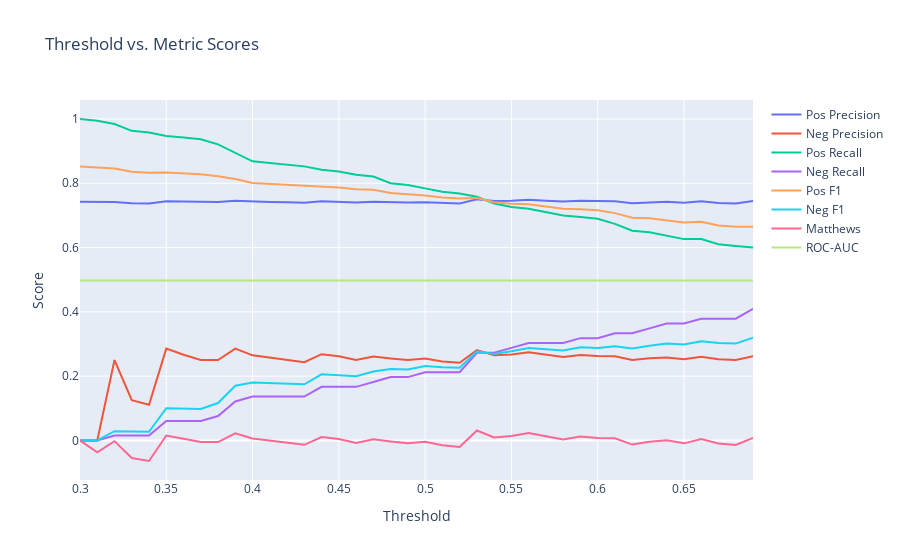

Write notebook code for a chart like this one.
### Code cell
ytruem = pd.read_csv('data/annotationData/MaleAnnotationsetFilled.csv', sep=';')
ytruef = pd.read_csv('data/annotationData/FemaleAnnotationsetFilled.csv', sep=';')


precisions = []
recalls = []
f1_scores = []
tprs = []
fprs = []
mccs = []
rocs = []

thresholds = list(np.arange(0.3,0.7,0.01))
# thresholds = [0.5]
gender = 'total'

if gender == 'female':
    ytrue = ytruef
if gender == 'male':
    ytrue = ytruem
if gender == 'total':
    ytrue = pd.concat([ytruef,ytruem]).reset_index()

for threshold in thresholds:
    ypred = getPred(pd.read_json(f'data/annotationData/{gender}data.json'), threshold)
    dataset = []
    for x in range(len(ytrue)):
        for i in range(1,30,3):
            try:
                obj = ast.literal_eval(ytrue[str(i)][x])
                symp =list(obj.keys())[0]
                true = ytrue[str(i+1)][x]
                pred = ypred[i+1][x]
                prob = ypred[i+2][x]
                data = {'post':x,'symptom': symp, 'true':int(true), 'pred':int(pred), 'prob':float(prob)}
                dataset.append(data)
            except:
                continue
    df = pd.DataFrame(dataset)
    true = df['true']
    pred = df['pred']
    prob = df['prob']
    tn, fp, fn, tp = confusion_matrix(true, pred).ravel()
    precisions.append(precision_score(true, pred))
    recalls.append(recall_score(true, pred))
    f1_scores.append(f1_score(true, pred))
    mccs.append(matthews_corrcoef(true, pred))
    rocs.append(roc_auc_score(true,prob))
    # symptompredictions for further analysis
    # df.to_csv('data/predictionData/symptomPred0.5m.csv')


fig= go.Figure()
fig.add_trace(go.Scatter(x=thresholds, y=precisions, mode='lines', name='Precision'))
fig.add_trace(go.Scatter(x=thresholds, y=recalls, mode='lines', name='Recall'))
fig.add_trace(go.Scatter(x=thresholds, y=f1_scores, mode='lines', name='F1 Score'))
fig.add_trace(go.Scatter(x=thresholds, y=mccs, mode='lines', name='Matthews'))
fig.add_trace(go.Scatter(x=thresholds, y=rocs, mode='lines', name='ROC-AUC'))

fig.update_layout(title='Threshold vs. Metric Scores',
                  xaxis_title='Threshold',
                  yaxis_title='Score')

fig.show()
